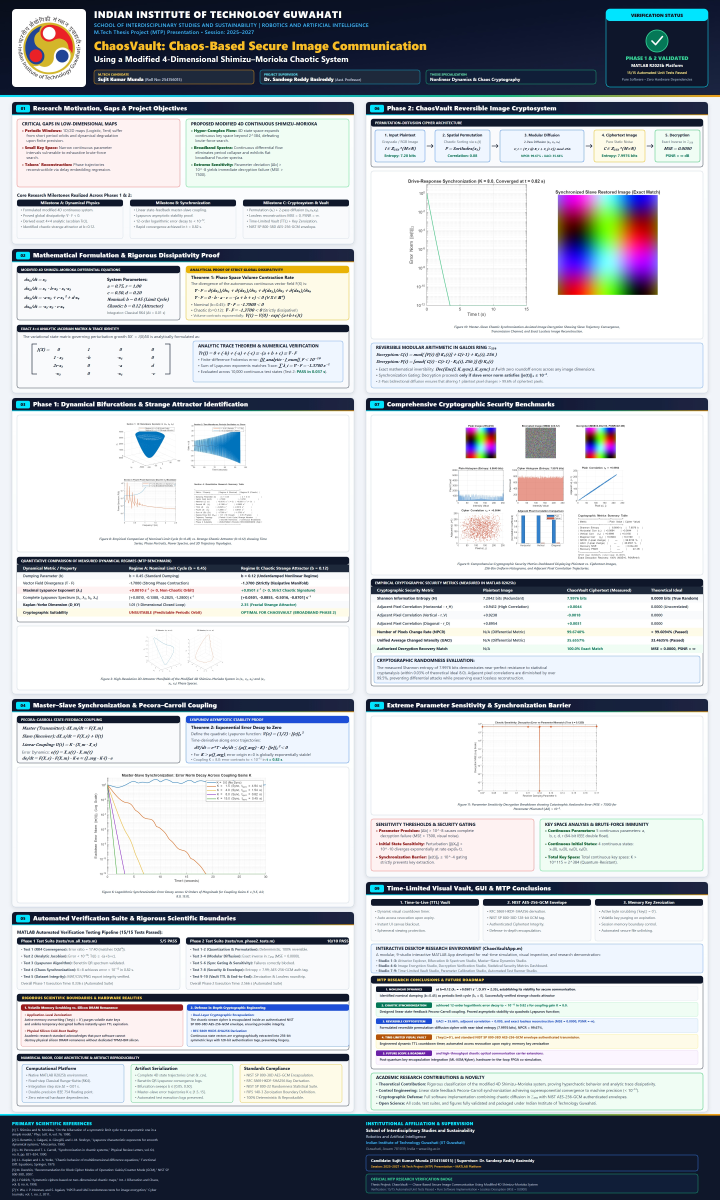
#> input picture poster/mtp_poster_3x5ft_portrait.jpg, 3600 x 6000 px, found by its file name (shown at 1/5 size)
$ python verify_portrait_gaps.py
#> lines starting #> are read from the running program, lines starting #| are printed output that depends on the picture; after the words box and inside, x2 and y2 are one past the last pixel; in counts of white or black regions, pixels touching at a corner belong together
from PIL import Image
import numpy as np

im = Image.open(r'SM4D_Phase1\poster\mtp_poster_3x5ft_portrait.jpg')
#> im is the input picture: PIL image 3600x6000 RGB; mean R, G, B 189.7, 194.2, 199.5
arr = np.array(im)
w, h = im.size
#> w = 3600; h = 6000

print("Checking portrait bottom region (5500 to 6000):")
# Footer background is #02064F (2, 6, 79)
ftr_slice = arr[5575:6000, 60:3540, :]
ftr_bg = np.array([2, 6, 79])
diff = np.abs(ftr_slice.astype(int) - ftr_bg)
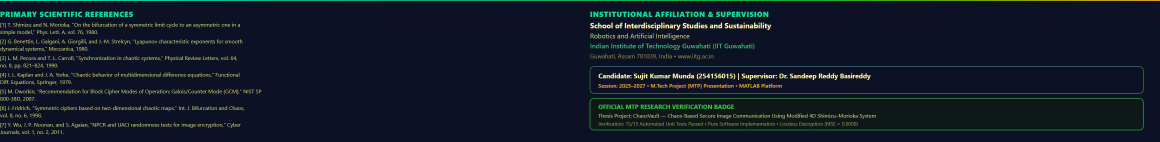
#> diff: shape (425, 3480, 3) int64 (shown at 1/3 size); mean R, G, B 19, 27.2, 39.6
has_content = np.any(diff > 30, axis=2)
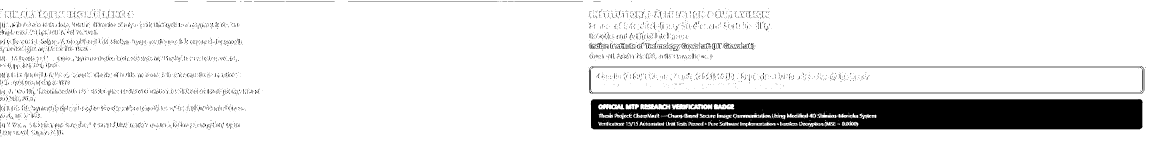
#> has_content: shape (425, 3480) bool (shown at 1/3 size); 88.9% white; 4373 black regions (4178 under 20 px), largest, box (x1, y1, x2, y2) and area: (1772, 297, 3428, 388) 132664, (1766, 198, 3434, 282) 3622, (1771, 201, 3429, 279) 3578
content_by_row = np.any(has_content, axis=1)
rows = np.where(content_by_row)[0]
#> rows = 425 values from 0 to 424
if len(rows) > 0:
    first_y = 5575 + rows[0]
#> first_y = 5575
    last_y = 5575 + rows[-1]
#> last_y = 5999
    print(f"Footer text/content: starts at y={first_y}, ends at y={last_y}")
#| Footer text/content: starts at y=5575, ends at y=5999
    print(f"Gap from last footer content to 6000: {6000 - 1 - last_y} px")
#| Gap from last footer content to 6000: 0 px
else:
    print("No content found in footer!")

# Check Card 5 (bottom of left column: 4510 to 5560)
c5_slice = arr[4510:5560, 60:1770, :]
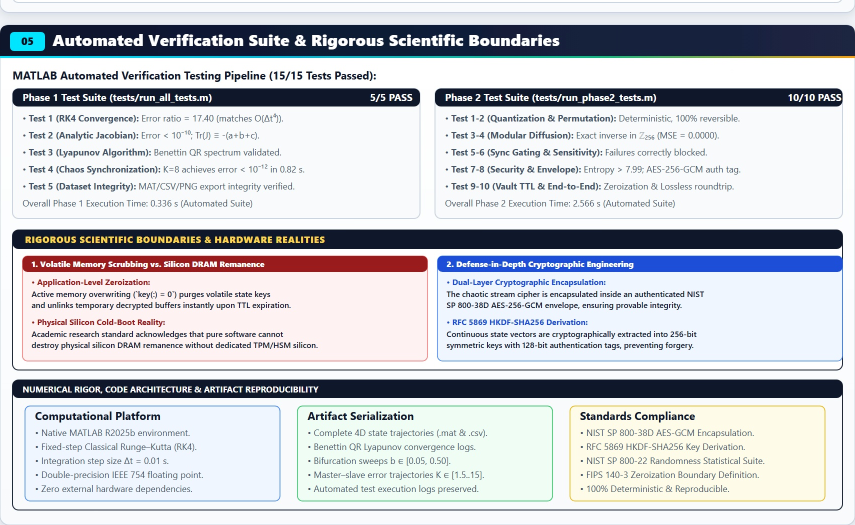
#> c5_slice: shape (1050, 1710, 3) (shown at 1/2 size); mean R, G, B 199.2, 202.1, 207.6
c5_bg = np.array([248, 250, 252]) # #F8FAFC
c5_diff = np.abs(c5_slice.astype(int) - c5_bg)
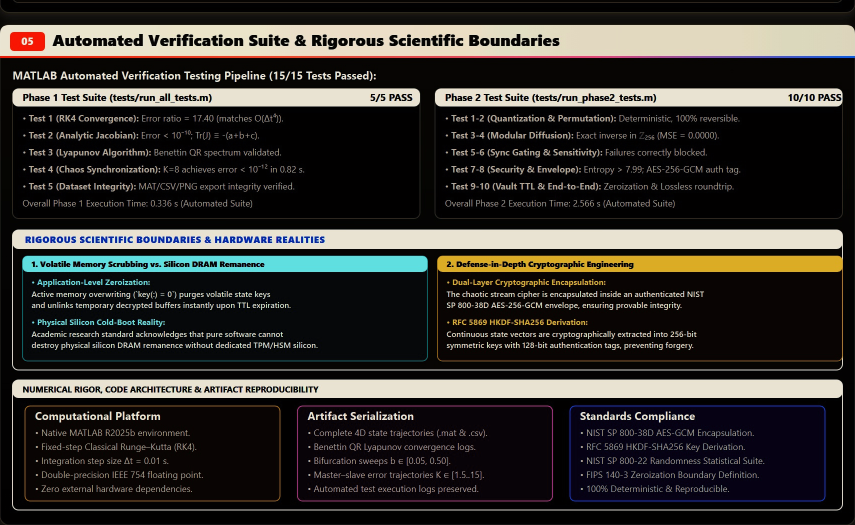
#> c5_diff: shape (1050, 1710, 3) int64 (shown at 1/2 size); mean R, G, B 52.4, 49.9, 46.1
c5_has = np.any(c5_diff > 25, axis=2)
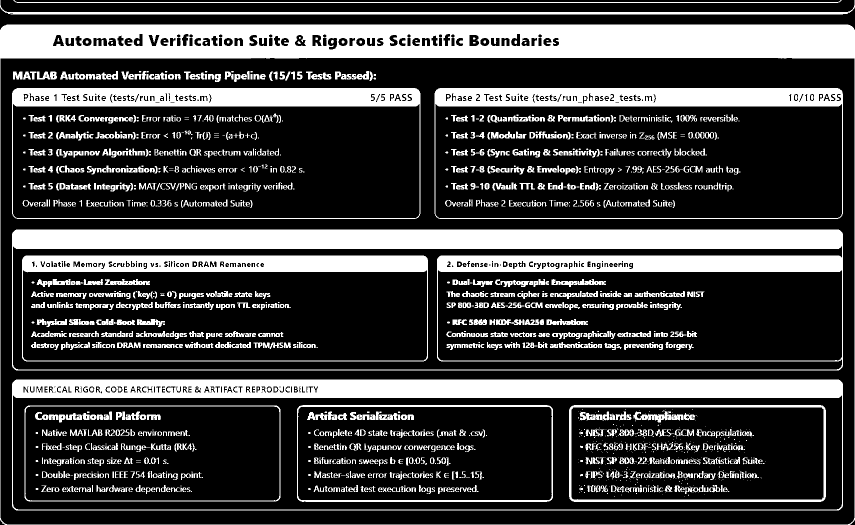
#> c5_has: shape (1050, 1710) bool (shown at 1/2 size); 27.1% white; 1827 white regions (640 under 20 px), largest, box (x1, y1, x2, y2) and area: (0, 49, 1710, 1050) 107989, (24, 459, 1686, 741) 95840, (24, 759, 1686, 1021) 62779
c5_rows = np.where(np.any(c5_has, axis=1))[0]
#> c5_rows = 1030 values from 0 to 1049
if len(c5_rows) > 0:
    c5_last_y = 4510 + c5_rows[-1]
#> c5_last_y = 5559
    print(f"Card 5 content: ends at y={c5_last_y}, gap to card bottom (5560): {5560 - c5_last_y} px")
#| Card 5 content: ends at y=5559, gap to card bottom (5560): 1 px

# Check Card 9 (bottom of right column: 4360 to 5560)
c9_slice = arr[4360:5560, 1830:3540, :]
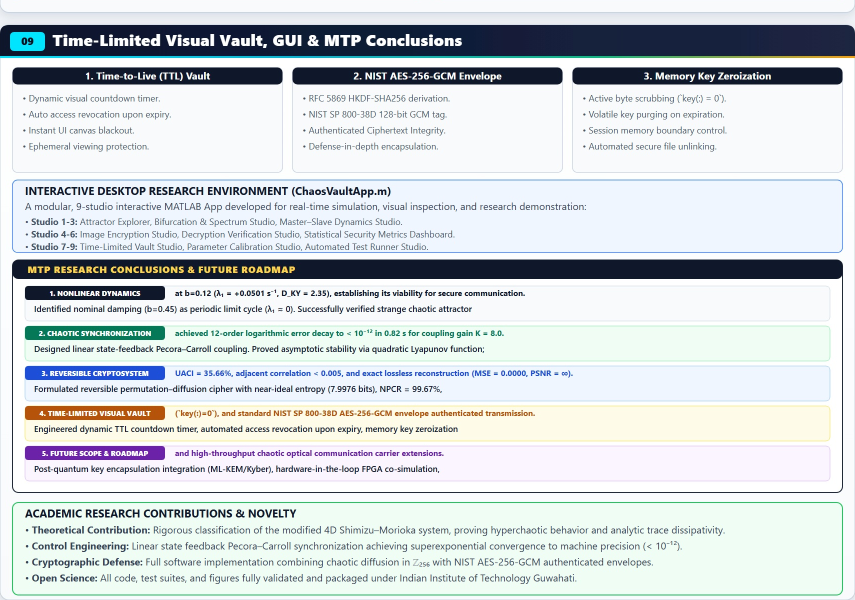
#> c9_slice: shape (1200, 1710, 3) (shown at 1/2 size); mean R, G, B 208.6, 215, 217.8
c9_bg = np.array([248, 250, 252])
c9_diff = np.abs(c9_slice.astype(int) - c9_bg)
c9_has = np.any(c9_diff > 25, axis=2)
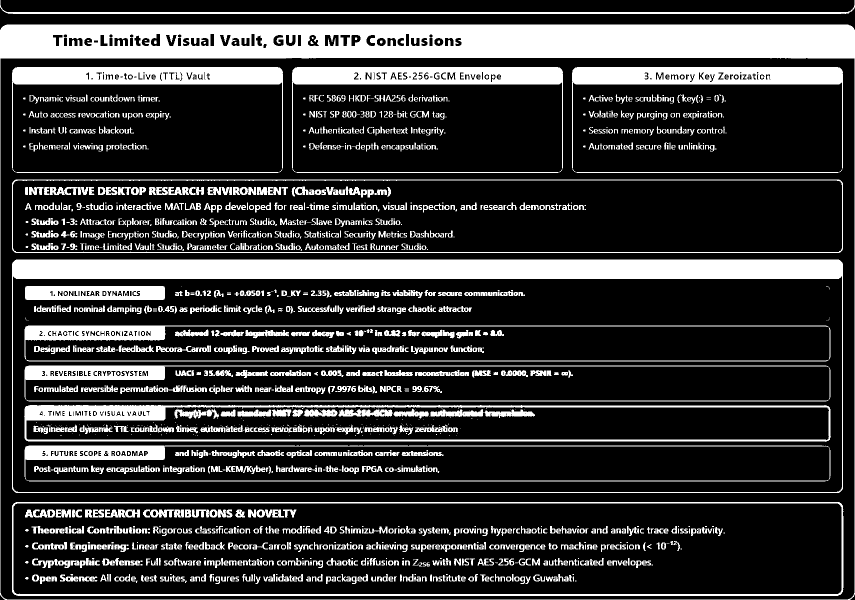
#> c9_has: shape (1200, 1710) bool (shown at 1/2 size); 22.6% white; 1914 white regions (501 under 20 px), largest, box (x1, y1, x2, y2) and area: (0, 49, 1710, 1200) 110798, (24, 519, 1686, 986) 69755, (48, 810, 1662, 884) 20020
c9_rows = np.where(np.any(c9_has, axis=1))[0]
#> c9_rows = 1179 values from 0 to 1199
if len(c9_rows) > 0:
    c9_last_y = 4360 + c9_rows[-1]
#> c9_last_y = 5559
    print(f"Card 9 content: ends at y={c9_last_y}, gap to card bottom (5560): {5560 - c9_last_y} px")
#| Card 9 content: ends at y=5559, gap to card bottom (5560): 1 px
